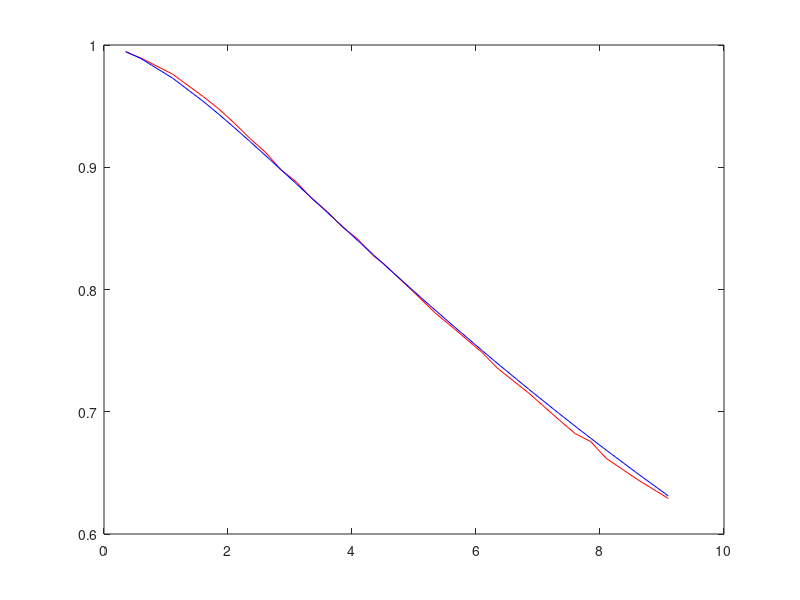

Recreate this plot in MATLAB. (Note: this script raises an error after producing the figure.)
function InterestRateCal_randseed()

    CalFile = load('CalibrationData.mat');
    CalData = CalFile.CalibrationData;
    
    Expiry = CalData(1:end,1);
    RealPrices = CalData(1:end,2);
    ZCRates = CalData(1:end,3); 
    
    init_gamma = 0.74;
    init_meanRate = 0.0579;
    init_spotInterestRate = 0.0095;
    init_params = [init_gamma,init_meanRate,init_spotInterestRate];
    
    sigma = 0.015;
    t = 0;
    
    tempfwrdrates = ZCRates(2:end) + ...
        (ZCRates(2:end)-ZCRates(1:end-1)).*(Expiry(2:end)./(Expiry(2:end)-Expiry(1:end-1)));
    
    ForwardRates = [ZCRates(1); tempfwrdrates];
    
%   Creates random starting positions for the optimization
    no_Seeds = 10000;
    Param_Seeds = [];
    
    for i = 1:no_Seeds
        rand_gamma = normrnd(init_gamma,sqrt(init_gamma)/10);   
        rand_meanRate = normrnd(init_meanRate,sqrt(init_meanRate)/10);
        rand_spotInterestRate = normrnd(init_spotInterestRate,sqrt(init_spotInterestRate)/10);
        % abs() is used to avoid negative starting seeds, inelegant but
        % effective
        Param_Seeds(i,:) = [abs(rand_gamma),abs(rand_meanRate),abs(rand_spotInterestRate)];
    end
    
    hold off
    plot(Expiry,RealPrices,'r')
    hold on    
    prefitPrices = VasicekPricing(t,Expiry,init_params,sigma);    
    plot(Expiry,prefitPrices,'b')
    
%   Preamble for the least square non-linear solver
    funcIR = @(params)VasicekCalibrate(t,Expiry,params,sigma,RealPrices);    
    lb = [0,0,0];
    ub = [2,0.1,0.1];
    options = optimoptions(@lsqnonlin,'OptimalityTolerance',1E-9,...
        'FunctionTolerance',1E-9)
    
%   Keeps track of best fit residual and stores parameters    
    [solved_params,resnorm] = lsqnonlin(funcIR,init_params,[],[],options);
    best_fit_params = solved_params;
    best_fit_residual = resnorm;
    
%   Runs through the seeds and performs a least squares fit on each seed keeping
%   the data if it better than the previous best fit.
    for i = 1:no_Seeds
        [solved_params,resnorm] = lsqnonlin(funcIR,Param_Seeds(i,:),lb,[],options);
        
        if (resnorm < best_fit_residual)
            best_fit_params = solved_params;
            best_fit_residual = resnorm
        end
    end
    
    fittedPrices = VasicekPricing(t,Expiry,best_fit_params,sigma);
    
    plot(Expiry,fittedPrices,'g')
    
    final_gamma = best_fit_params(1)
    final_meanRate = best_fit_params(2)
    final_spotinterest = best_fit_params(3)    
    final_sigma = sigma
    
    
end

function [diff] = VasicekCalibrate(t,Expiry,params,sigma,RealPrices)
    diff = (VasicekPricing(t,Expiry,params,sigma)-RealPrices).^2;
end

function [price] = VasicekPricing(t,Expiry,params,sigma)    
    % Unpacks parameters
    gamma = params(1);
    meanRate = params(2);
    rt = params(3);
    price = exp(Afunc(t,Expiry,gamma,sigma,meanRate)-(Bfunc(t,Expiry,gamma).*rt));
end


function [output] = Afunc(t,Expiry,gamma,sigma,meanRate)
    part1 = (Bfunc(t,Expiry,gamma)-(Expiry-t))*(meanRate-((sigma^2)/(2*(gamma^2))));
    part2 = ((sigma*Bfunc(t,Expiry,gamma)).^2)/(4*gamma);
    output = part1 - part2;
end

function [output] = Bfunc(t,Expiry,gamma)
    output = (1/gamma)*(1-exp(-gamma*(Expiry-t)));
end


